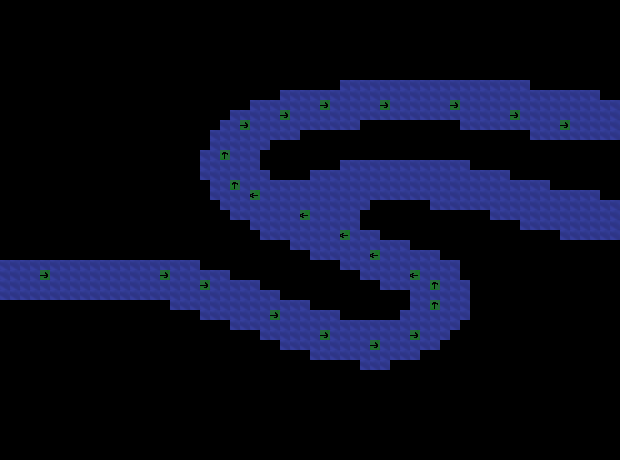

Tiled map render using the project's own tile images. Description and the map definition, with tile-layer contents summarised, below:
An orthogonal 62x46 tile map with 10x10 px tiles, 3 tile layers (HeroPathLayer, PathLayer, PathLayer2).

<map version="1.0" orientation="orthogonal" width="62" height="46" tilewidth="10" tileheight="10">
 <tileset firstgid="1" name="grounds" tilewidth="10" tileheight="10">
  <image source="grounds.png" width="128" height="128" />
  <tile id="43">
   <properties>
    <property name="isPath" value="1" />
   </properties>
  </tile>
  <tile id="49">
   <properties>
    <property name="dir" value="up" />
   </properties>
  </tile>
  <tile id="60">
   <properties>
    <property name="dir" value="left" />
   </properties>
  </tile>
  <tile id="62">
   <properties>
    <property name="dir" value="right" />
   </properties>
  </tile>
  <tile id="73">
   <properties>
    <property name="dir" value="down" />
   </properties>
  </tile>
  <tile id="84">
   <properties>
    <property name="dir" value="right" />
   </properties>
  </tile>
  <tile id="139">
   <properties>
    <property name="isHeroPath" value="1" />
   </properties>
  </tile>
 </tileset>
 <imagelayer name="Image Layer 1" width="62" height="46">
  <image source="map.png" />
 </imagelayer>
 <layer name="HeroPathLayer" width="62" height="46" opacity="0.95">
  <data>[2852 cells, 677 non-empty, 1 distinct tile ids]</data>
 </layer>
 <layer name="PathLayer" width="62" height="46" opacity="0.99">
  <data>[2852 cells, 23 non-empty, 3 distinct tile ids]</data>
 </layer>
 <layer name="PathLayer2" width="62" height="46">
  <data>[2852 cells, 0 non-empty, 0 distinct tile ids]</data>
 </layer>
</map>